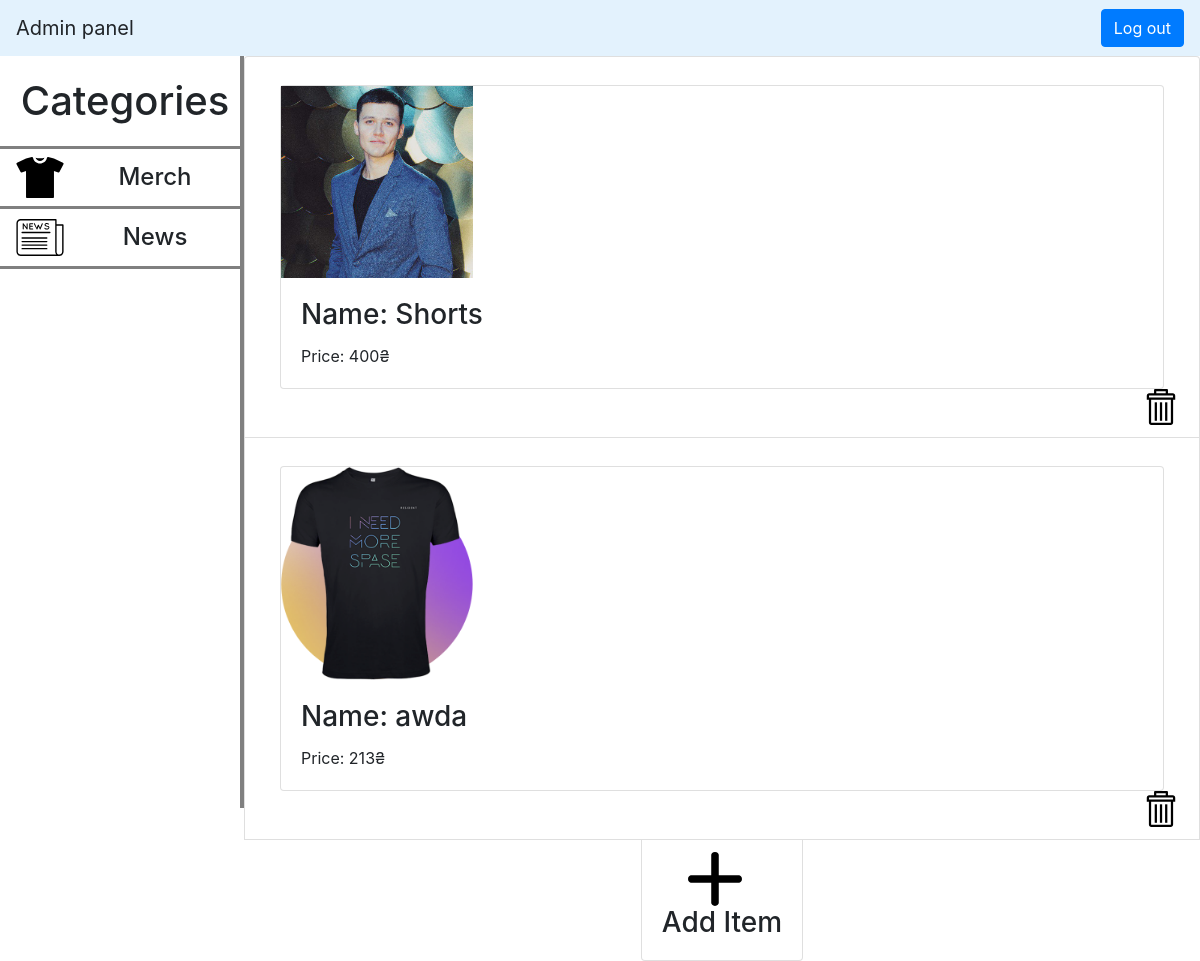
/merch (signed in), run on an earlier commit of the app's database.
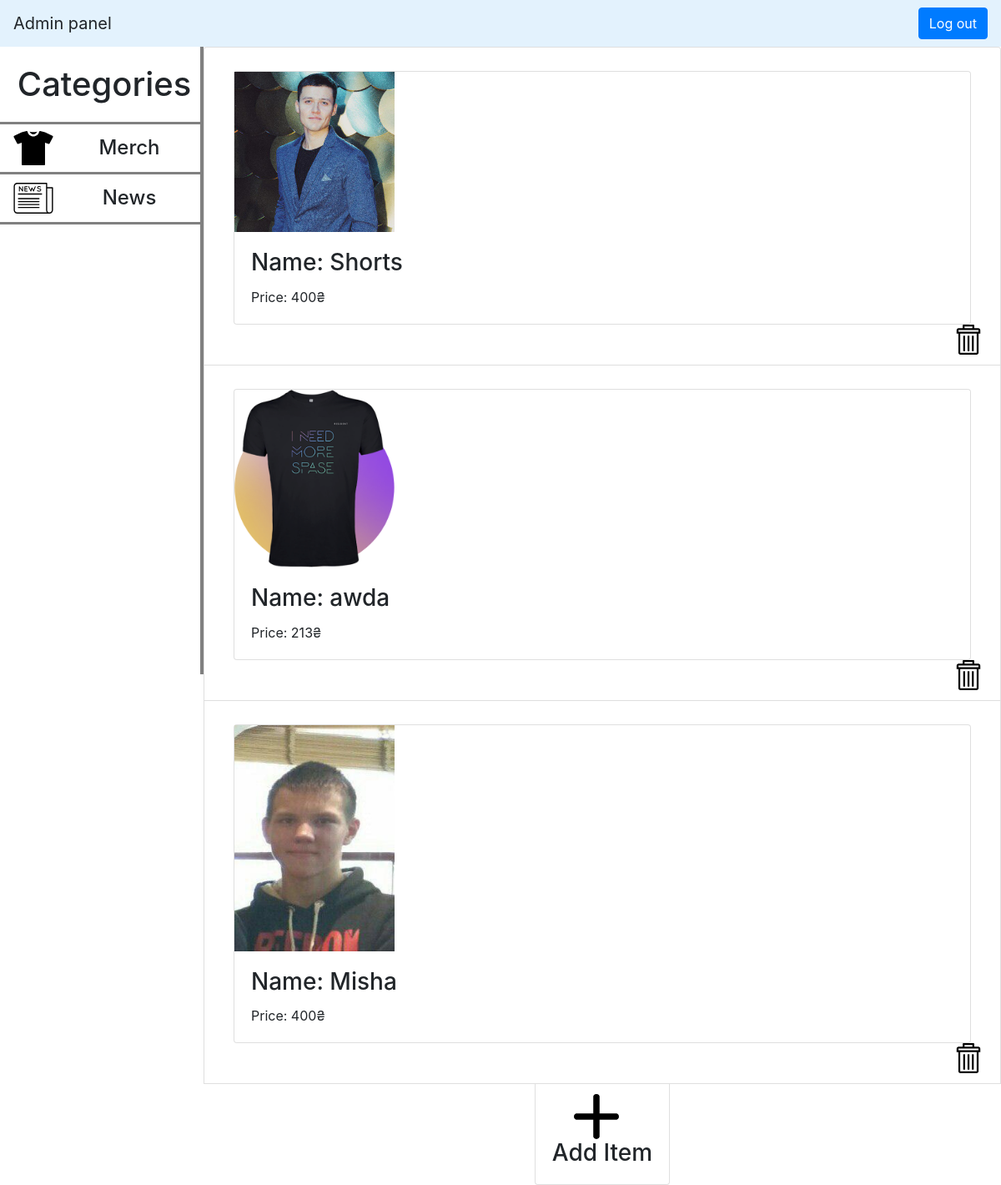
And on a later commit of the database.
### testform/models.py (models this page shows)
class Merch(models.Model):
    name = models.CharField(max_length=70)
    price = models.IntegerField()
    avatar_url = models.ImageField(upload_to='merch_photos')
    created_time = models.DateTimeField(auto_now_add=True)
    updated_time = models.DateTimeField(null=True)

### testform/views.py (the view)
# urls.py: path('merch', views.merch, name='merch'),
@login_required
def merch(request):
    if request.method == 'POST':
        f = MerchForm(request.POST, request.FILES)
        if f.is_valid():
            merch = Merch()
            merch.name = request.POST['name']
            merch.price = request.POST['price']
            merch.avatar_url = request.FILES['photo']
            merch.save()
            return HttpResponseRedirect('#')
    else:
        context = {
            'form': MerchForm(),
            'merch': Merch.objects.all()
        }
        return render(request, 'merch/index.html', context)

### testform/templates/merch/index.html (shortened to what this page needs)
{% extends 'base.html' %}
{% block content %}
{% load staticfiles %}
<link rel="stylesheet" media="all" href="{% static 'css/merch.css' %}" type="text/css">
<nav class="navbar navbar-light" style="background-color: #e3f2fd;">
    <a class="navbar-brand">Admin panel</a>
    <a href="{% url 'logout' %}"><button class="btn btn-primary" type="submit" >Log out</button></a>
</nav>
<div style="display:flex;height:94vh;">
    <div class="side-bar">
      <h1 style="margin:0;">Categories</h1>
      <div class="sidebar-item merch">
        <img src="{% static 'img/t-shirt.svg' %}" style="width:70px;" alt="Merch">
        <h4 class="sidebar-item-text">Merch</h4>
      </div>
      <div class="sidebar-item news">
        <img src="{% static 'img/news.svg' %}" style="width:70px;" alt="News">
        <h4 class="sidebar-item-text">News</h4>
      </div>
    </div>
    <div class="content">
        {% if merch %}
            <ul class="list-group">
                {% for item in merch %}
                    <li class="list-group-item">
                            <div class="container-fluid">
                                <div class="row">
                                    <div class="col-12 mt-3">
                                        <div class="card">
                                            <div class="card-horizontal horizontal">
                                                <div class="img-square-wrapper">
                                                    <img class="" src="http://localhost:8000/media/{{ item.avatar_url }}" alt="Card image cap">
                                                </div>
                                                <div class="card-body">
                                                    <h3 class="card-title">Name: {{ item.name }}</h3>
                                                    <p class="card-text">Price: {{ item.price }}₴</p>
                                                </div>
                                            </div>
                                        </div>
                                    </div>
                                </div>
                            </div>
                        <div class="merch-item-btns">
                            <a href='/merch/{{item.id}}/delete'><img src={% static 'img/remove.svg' %}/></a>
                        </div>
                    </li>
                {% endfor %}
                <li class="list-group-item add-item" id="dialog"><img style="width: 4.5vw;" src={% static 'img/plus.svg' %} />&nbsp;&nbsp;&nbsp;<h3>Add Item</h3></li>
            </ul>
        {% endif %}
    </div>
  </div>
{% endblock %}

What changed in the data, as far as the page shows it:
added Merch: avatar_url (picture), name "Misha", price "400"
